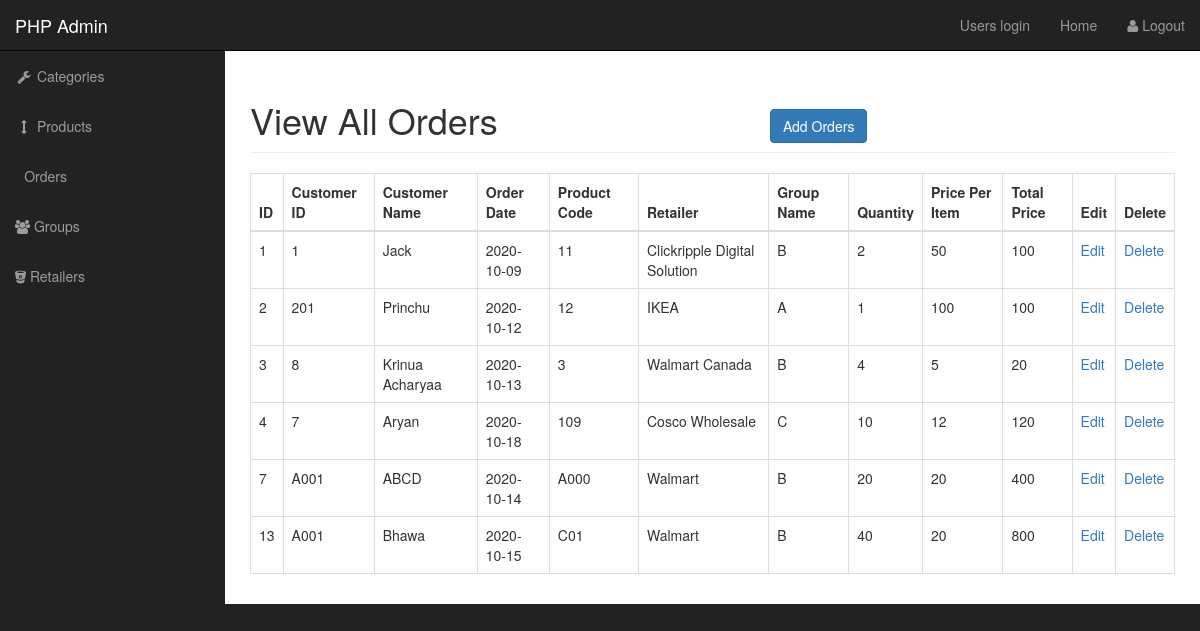
The app's page /admin/view_all_orders.php with its own data.
### tables this page shows
CREATE TABLE `orders` (
  `orderID` int(11) NOT NULL,
  `customerID` varchar(11) NOT NULL,
  `orderDate` date NOT NULL,
  `customerName` varchar(255) NOT NULL,
  `productCode` varchar(11) NOT NULL,
  `retail_source` varchar(255) NOT NULL,
  `quantity` int(11) NOT NULL,
  `price_per_item` double NOT NULL,
  `total_price` double DEFAULT NULL,
  `order_groupId` int(11) NOT NULL
);

CREATE TABLE `groups` (
  `groupId` int(11) NOT NULL,
  `group_name` char(50) NOT NULL,
  `commission` varchar(50) NOT NULL,
  `group_category` varchar(50) NOT NULL,
  `group_leader` varchar(50) NOT NULL
);

### admin/view_all_orders.php (the view, shortened to what this page needs)
<?php include "../inc/connect.php"; ?>
<?php  include "includes/admin_header.php" ?>
    <div id="wrapper">
       <?php  include "includes/admin_navigation.php" ?>
<div id="page-wrapper">
            <div class="container-fluid">
                <div class="row">
                    <div class="col-lg-12">
                        <h1 class="page-header">
                          View All Orders
                            &emsp;&emsp;&emsp;&emsp;&emsp;&emsp;&emsp;
						  <a href="add_orders.php"> <input type="button" class= "btn btn-primary"   value="Add Orders"> </a>
                        </h1>
<table class="table table-bordered table-hover">
						<thead>
						<tr>
						<th>ID</th>
						<th>Customer ID</th>
						<th>Customer Name</th>
						<th>Order Date</th>
						<th>Product Code</th>
						<th>Retailer</th>
						<th>Group Name</th>
						<th>Quantity</th>
						<th>Price Per Item</th>
						<th>Total Price</th>
						<th>Edit</th>
						<th>Delete</th>
						</tr>
						</thead>
                   <tbody>
				  <?php
				   $query = "SELECT * FROM orders";
				   $select_order = mysqli_query($conn, $query);
					while($row = mysqli_fetch_assoc($select_order)) {
							$orderID = $row['orderID'];
							$customerID = $row['customerID'];
							$customerName = $row['customerName'];
							$orderDate = $row['orderDate'];
							$productCode = $row['productCode'];
							$retail_source = $row['retail_source'];
							$order_groupId = $row['order_groupId'];
							$quantity = $row['quantity'];
							$price_per_item = $row['price_per_item'];
							$total_price = $quantity * $price_per_item;
							echo "<tr>";
							echo "<td>$orderID </td>";
							echo "<td>$customerID </td>";
							echo "<td>$customerName</td>";
							echo "<td>$orderDate</td>";
							echo "<td>$productCode</td>";
							echo "<td>$retail_source</td>";
							$query = "SELECT * FROM groups WHERE groupId = {$order_groupId}";
					       $select_group_id = mysqli_query($conn, $query);
								while($row = mysqli_fetch_assoc($select_group_id)){
									$group_category = $row['group_category'];
									echo "<td>{$group_category}</td>";
							}
							echo "<td>$quantity</td>";
							echo "<td>$price_per_item</td>";
							echo "<td>$total_price </td>";
							echo "<td><a href='edit_orders.php?order_id={$orderID}'> Edit </a></td>";
							echo "<td><a onClick = \"javascript: return confirm('Are you sure you want to delete'); \" href='view_all_orders.php?delete={$orderID}'> Delete </a></td>";
							echo "</tr>";
							}
				  ?>
				   </tbody>
				   </table>
				   </body>
				   <html>

### admin/css/sb-admin.css (style rules this page uses)
body { margin-top: 100px; background-color: #222; }
@media (min-width:768px) { body { margin-top: 50px; } }
#wrapper { padding-left: 0; }
#page-wrapper { width: 100%; padding: 0; background-color: #fff; }
@media (min-width:768px) { #wrapper { padding-left: 225px; } }
@media (min-width:768px) { #page-wrapper { padding: 10px; } }

### records on screen
orders: orderID "1", customerID "1", customerName "Jack", orderDate "2020-10-09", productCode "11", retail_source "Clickripple Digital Solution", quantity "2", price_per_item "50", total_price "100"
groups: group_category "B"
orders: orderID "2", customerID "201", customerName "Princhu", orderDate "2020-10-12", productCode "12", retail_source "IKEA", quantity "1", price_per_item "100"
groups: group_category "A"
orders: orderID "3", customerID "8", customerName "Krinua Acharyaa", orderDate "2020-10-13", productCode "3", retail_source "Walmart Canada", quantity "4", price_per_item "5", total_price "20"
orders: orderID "4", customerID "7", customerName "Aryan", orderDate "2020-10-18", productCode "109", retail_source "Cosco Wholesale", quantity "10", price_per_item "12", total_price "120"
groups: group_category "C"
orders: orderID "7", customerID "A001", customerName "ABCD", orderDate "2020-10-14", productCode "A000", retail_source "Walmart", quantity "20", price_per_item "20", total_price "400"
orders: orderID "13", customerID "A001", customerName "Bhawa", orderDate "2020-10-15", productCode "C01", retail_source "Walmart", quantity "40", price_per_item "20", total_price "800"
